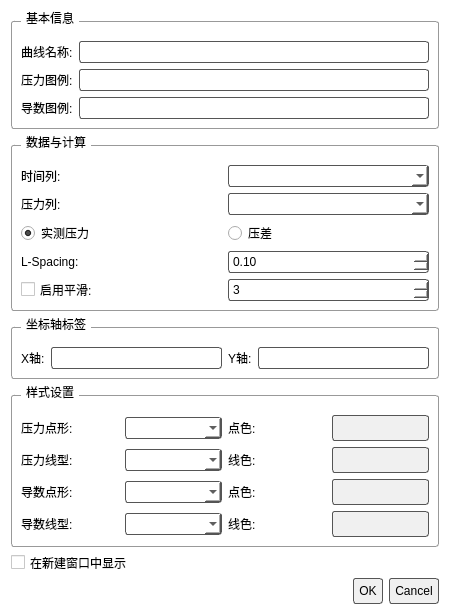
<?xml version="1.0" encoding="UTF-8"?>
<ui version="4.0">
 <class>PlottingDialog3</class>
 <widget class="QDialog" name="PlottingDialog3">
  <property name="geometry">
   <rect>
    <x>0</x>
    <y>0</y>
    <width>450</width>
    <height>600</height>
   </rect>
  </property>
  <property name="windowTitle">
   <string>压力导数曲线设置</string>
  </property>
  <property name="styleSheet">
   <string notr="true">/* 统一样式 */
QDialog, QWidget { background-color: white; color: black; font-family: &quot;Microsoft YaHei&quot;; }
QLabel { color: black; }
QLineEdit, QComboBox, QSpinBox, QDoubleSpinBox { color: black; background-color: white; border: 1px solid #555; padding: 2px; border-radius: 3px; }
QGroupBox { border: 1px solid #999; margin-top: 10px; padding-top: 10px; border-radius: 3px; }
QGroupBox::title { subcontrol-origin: margin; left: 10px; padding: 0 3px; color: black; font-weight: bold; }
QPushButton { color: black; background-color: #f0f0f0; border: 1px solid #555; padding: 5px; border-radius: 3px; }
QCheckBox { color: black; spacing: 5px; }
</string>
  </property>
  <layout class="QVBoxLayout" name="verticalLayout">
   <item>
    <widget class="QGroupBox" name="groupBasic">
     <property name="title">
      <string>基本信息</string>
     </property>
     <layout class="QFormLayout" name="formLayout">
      <item row="0" column="0">
       <widget class="QLabel" name="label">
        <property name="text">
         <string>曲线名称:</string>
        </property>
       </widget>
      </item>
      <item row="0" column="1">
       <widget class="QLineEdit" name="lineName"/>
      </item>
      <item row="1" column="0">
       <widget class="QLabel" name="label_2">
        <property name="text">
         <string>压力图例:</string>
        </property>
       </widget>
      </item>
      <item row="1" column="1">
       <widget class="QLineEdit" name="linePressLegend"/>
      </item>
      <item row="2" column="0">
       <widget class="QLabel" name="label_3">
        <property name="text">
         <string>导数图例:</string>
        </property>
       </widget>
      </item>
      <item row="2" column="1">
       <widget class="QLineEdit" name="lineDerivLegend"/>
      </item>
     </layout>
    </widget>
   </item>
   <item>
    <widget class="QGroupBox" name="groupData">
     <property name="title">
      <string>数据与计算</string>
     </property>
     <layout class="QGridLayout" name="gridLayout">
      <item row="0" column="0">
       <widget class="QLabel" name="label_4">
        <property name="text">
         <string>时间列:</string>
        </property>
       </widget>
      </item>
      <item row="0" column="1">
       <widget class="QComboBox" name="comboTime"/>
      </item>
      <item row="1" column="0">
       <widget class="QLabel" name="label_5">
        <property name="text">
         <string>压力列:</string>
        </property>
       </widget>
      </item>
      <item row="1" column="1">
       <widget class="QComboBox" name="comboPress"/>
      </item>
      <item row="2" column="0" colspan="2">
       <layout class="QHBoxLayout" name="horizontalLayout">
        <item>
         <widget class="QRadioButton" name="radioMeasured">
          <property name="text">
           <string>实测压力</string>
          </property>
          <property name="checked">
           <bool>true</bool>
          </property>
          <property name="styleSheet">
           <string>color: black;</string>
          </property>
         </widget>
        </item>
        <item>
         <widget class="QRadioButton" name="radioDelta">
          <property name="text">
           <string>压差</string>
          </property>
          <property name="styleSheet">
           <string>color: black;</string>
          </property>
         </widget>
        </item>
       </layout>
      </item>
      <item row="3" column="0">
       <widget class="QLabel" name="label_L">
        <property name="text">
         <string>L-Spacing:</string>
        </property>
       </widget>
      </item>
      <item row="3" column="1">
       <widget class="QDoubleSpinBox" name="spinL">
        <property name="value">
         <double>0.100000000000000</double>
        </property>
        <property name="singleStep">
         <double>0.010000000000000</double>
        </property>
       </widget>
      </item>
      <item row="4" column="0" colspan="2">
       <layout class="QHBoxLayout" name="horizontalLayout_2">
        <item>
         <widget class="QCheckBox" name="checkSmooth">
          <property name="text">
           <string>启用平滑:</string>
          </property>
         </widget>
        </item>
        <item>
         <widget class="QSpinBox" name="spinSmooth">
          <property name="enabled">
           <bool>false</bool>
          </property>
          <property name="minimum">
           <number>1</number>
          </property>
          <property name="maximum">
           <number>99</number>
          </property>
          <property name="singleStep">
           <number>2</number>
          </property>
          <property name="value">
           <number>3</number>
          </property>
         </widget>
        </item>
       </layout>
      </item>
     </layout>
    </widget>
   </item>
   <item>
    <widget class="QGroupBox" name="groupAxis">
     <property name="title">
      <string>坐标轴标签</string>
     </property>
     <layout class="QHBoxLayout" name="horizontalLayout_3">
      <item>
       <widget class="QLabel" name="label_X">
        <property name="text">
         <string>X轴:</string>
        </property>
       </widget>
      </item>
      <item>
       <widget class="QLineEdit" name="lineXLabel"/>
      </item>
      <item>
       <widget class="QLabel" name="label_Y">
        <property name="text">
         <string>Y轴:</string>
        </property>
       </widget>
      </item>
      <item>
       <widget class="QLineEdit" name="lineYLabel"/>
      </item>
     </layout>
    </widget>
   </item>
   <item>
    <widget class="QGroupBox" name="groupStyle">
     <property name="title">
      <string>样式设置</string>
     </property>
     <layout class="QGridLayout" name="gridLayout_2">
      <item row="0" column="0">
       <widget class="QLabel" name="label_P1">
        <property name="text">
         <string>压力点形:</string>
        </property>
       </widget>
      </item>
      <item row="0" column="1">
       <widget class="QComboBox" name="comboPressShape"/>
      </item>
      <item row="0" column="2">
       <widget class="QLabel" name="label_P2">
        <property name="text">
         <string>点色:</string>
        </property>
       </widget>
      </item>
      <item row="0" column="3">
       <widget class="QPushButton" name="btnPressPointColor">
        <property name="text">
         <string/>
        </property>
       </widget>
      </item>
      <item row="1" column="0">
       <widget class="QLabel" name="label_P3">
        <property name="text">
         <string>压力线型:</string>
        </property>
       </widget>
      </item>
      <item row="1" column="1">
       <widget class="QComboBox" name="comboPressLine"/>
      </item>
      <item row="1" column="2">
       <widget class="QLabel" name="label_P4">
        <property name="text">
         <string>线色:</string>
        </property>
       </widget>
      </item>
      <item row="1" column="3">
       <widget class="QPushButton" name="btnPressLineColor">
        <property name="text">
         <string/>
        </property>
       </widget>
      </item>
      <item row="2" column="0">
       <widget class="QLabel" name="label_D1">
        <property name="text">
         <string>导数点形:</string>
        </property>
       </widget>
      </item>
      <item row="2" column="1">
       <widget class="QComboBox" name="comboDerivShape"/>
      </item>
      <item row="2" column="2">
       <widget class="QLabel" name="label_D2">
        <property name="text">
         <string>点色:</string>
        </property>
       </widget>
      </item>
      <item row="2" column="3">
       <widget class="QPushButton" name="btnDerivPointColor">
        <property name="text">
         <string/>
        </property>
       </widget>
      </item>
      <item row="3" column="0">
       <widget class="QLabel" name="label_D3">
        <property name="text">
         <string>导数线型:</string>
        </property>
       </widget>
      </item>
      <item row="3" column="1">
       <widget class="QComboBox" name="comboDerivLine"/>
      </item>
      <item row="3" column="2">
       <widget class="QLabel" name="label_D4">
        <property name="text">
         <string>线色:</string>
        </property>
       </widget>
      </item>
      <item row="3" column="3">
       <widget class="QPushButton" name="btnDerivLineColor">
        <property name="text">
         <string/>
        </property>
       </widget>
      </item>
     </layout>
    </widget>
   </item>
   <item>
    <widget class="QCheckBox" name="checkNewWindow">
     <property name="text">
      <string>在新建窗口中显示</string>
     </property>
    </widget>
   </item>
   <item>
    <widget class="QDialogButtonBox" name="buttonBox">
     <property name="standardButtons">
      <set>QDialogButtonBox::Cancel|QDialogButtonBox::Ok</set>
     </property>
    </widget>
   </item>
  </layout>
 </widget>
 <resources/>
 <connections>
  <connection>
   <sender>buttonBox</sender>
   <signal>accepted()</signal>
   <receiver>PlottingDialog3</receiver>
   <slot>accept()</slot>
  </connection>
  <connection>
   <sender>buttonBox</sender>
   <signal>rejected()</signal>
   <receiver>PlottingDialog3</receiver>
   <slot>reject()</slot>
  </connection>
 </connections>
</ui>
